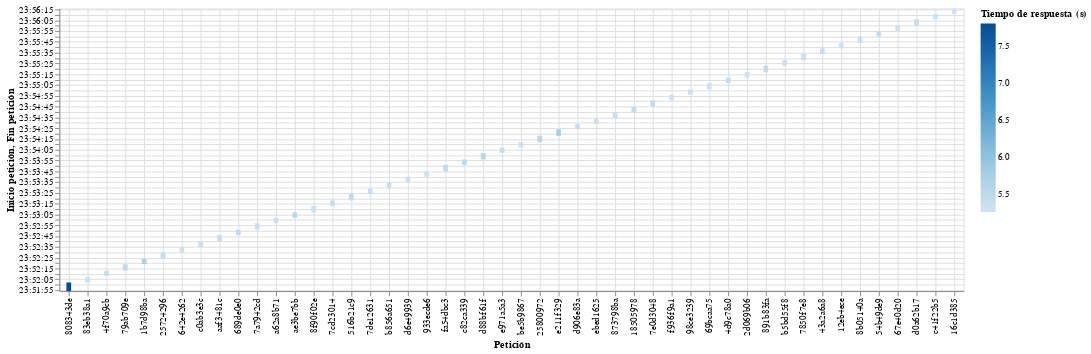

Notebook cell for this chart:
### Code cell
alt.Chart(data).mark_bar(size=5).encode(
    y=alt.Y('hoursminutesseconds(init)',title='Inicio petición', axis=alt.Axis(tickCount=data.shape[0],grid=True)),
    y2=alt.Y2('hoursminutesseconds(end)',title='Fin petición'),
    x=alt.X('id', sort=alt.SortField.from_dict({"field": "init", "order": "ascending"}), title='Petición'),
    color=alt.Color('elapsed', scale=alt.Scale(scheme='blues'), title='Tiempo de respuesta (s)')
).configure_axis(
    grid=True
)

### Figure 1 — Vega-Lite specification as saved in the notebook (floating-point values rounded to 4 significant figures)
{"config": {"view": {"continuousWidth": 400, "continuousHeight": 300}, "axis": {"grid": true}}, "data": {"name": "data-05a751487ec4bfa22949cde81c3f280d"}, "mark": {"type": "bar", "size": 5}, "encoding": {"color": {"type": "quantitative", "field": "elapsed", "scale": {"scheme": "blues"}, "title": "Tiempo de respuesta (s)"}, "x": {"type": "nominal", "field": "id", "sort": {"field": "init", "order": "ascending"}, "title": "Petición"}, "y": {"type": "temporal", "axis": {"grid": true, "tickCount": 48}, "field": "init", "timeUnit": "hoursminutesseconds", "title": "Inicio petición"}, "y2": {"field": "end", "timeUnit": "hoursminutesseconds", "title": "Fin petición"}}, "$schema": "https://vega.github.io/schema/vega-lite/v4.8.1.json", "datasets": {"data-05a751487ec4bfa22949cde81c3f280d": [{"ts": "2020-12-22T23:51:55.181000", "lt": 8.039, "init": "2020-12-22T23:51:54.767324", "end": "2020-12-22T23:52:02.576338", "detection": 5.732, "rekognition": 2.052, "processing": 0.024, "id": "808343de", "elapsed": 7.809}, {"ts": "2020-12-22T23:52:03.220000", "lt": 5.406, "init": "2020-12-22T23:52:02.640608", "end": "2020-12-22T23:52:07.982303", "detection": 3.302, "rekognition": 2.027, "processing": 0.01, "id": "83eb38a1", "elapsed": 5.342}, {"ts": "2020-12-22T23:52:08.626000", "lt": 5.861, "init": "2020-12-22T23:52:08.503246", "end": "2020-12-22T23:52:13.843136", "detection": 3.308, "rekognition": 2.021, "processing": 0.01, "id": "4f70a9cb", "elapsed": 5.34}, {"ts": "2020-12-22T23:51:58.517000", "lt": 75.39, "init": "2020-12-22T23:52:24.987909", "end": "2020-12-22T23:52:30.323782", "detection": 3.279, "rekognition": 2.047, "processing": 0.009, "id": "25724296", "elapsed": 5.336}, {"ts": "2020-12-22T23:51:57.264000", "lt": 76.65, "init": "2020-12-22T23:52:19.278906", "end": "2020-12-22T23:52:24.987049", "detection": 3.704, "rekognition": 1.994, "processing": 0.009, "id": "1b7d98ba", "elapsed": 5.708}, {"ts": "2020-12-22T23:51:56.015000", "lt": 77.9, "init": "2020-12-22T23:52:13.855648", "end": "2020-12-22T23:52:19.278105", "detection": 3.379, "rekognition": 2.032, "processing": 0.011, "id": "79ab709e", "elapsed": 5.422}, {"ts": "2020-12-22T23:51:58.933000", "lt": 74.98, "init": "2020-12-22T23:52:57.104506", "end": "2020-12-22T23:53:02.396245", "detection": 3.287, "rekognition": 1.995, "processing": 0.009, "id": "a62a8b71", "elapsed": 5.292}, {"ts": "2020-12-22T23:51:59.789000", "lt": 74.13, "init": "2020-12-22T23:52:30.324549", "end": "2020-12-22T23:52:35.619243", "detection": 3.29, "rekognition": 1.994, "processing": 0.009, "id": "642e4262", "elapsed": 5.295}, {"ts": "2020-12-22T23:51:58.099000", "lt": 75.81, "init": "2020-12-22T23:52:51.808528", "end": "2020-12-22T23:52:57.103721", "detection": 3.262, "rekognition": 2.024, "processing": 0.009, "id": "7a7942cd", "elapsed": 5.295}, {"ts": "2020-12-22T23:51:57.682000", "lt": 76.23, "init": "2020-12-22T23:53:02.397042", "end": "2020-12-22T23:53:07.950433", "detection": 3.279, "rekognition": 2.263, "processing": 0.01, "id": "ae3be7bb", "elapsed": 5.553}, {"ts": "2020-12-22T23:51:56.431000", "lt": 77.48, "init": "2020-12-22T23:53:07.951251", "end": "2020-12-22T23:53:13.265180", "detection": 3.302, "rekognition": 2.002, "processing": 0.009, "id": "8f90f02e", "elapsed": 5.314}, {"ts": "2020-12-22T23:51:55.599000", "lt": 78.31, "init": "2020-12-22T23:52:40.981633", "end": "2020-12-22T23:52:46.368309", "detection": 3.364, "rekognition": 2.012, "processing": 0.009, "id": "aaf3481c", "elapsed": 5.387}, {"ts": "2020-12-22T23:51:59.349000", "lt": 74.59, "init": "2020-12-22T23:52:46.369193", "end": "2020-12-22T23:52:51.807749", "detection": 3.282, "rekognition": 2.147, "processing": 0.009, "id": "689de0e0", "elapsed": 5.439}, {"ts": "2020-12-22T23:51:56.847000", "lt": 77.09, "init": "2020-12-22T23:52:35.619999", "end": "2020-12-22T23:52:40.980579", "detection": 3.272, "rekognition": 2.076, "processing": 0.011, "id": "c0ab3e3c", "elapsed": 5.361}, {"ts": "2020-12-22T23:52:14.488000", "lt": 64.86, "init": "2020-12-22T23:53:13.267472", "end": "2020-12-22T23:53:18.701058", "detection": 3.423, "rekognition": 2.001, "processing": 0.009, "id": "7cd23014", "elapsed": 5.434}, {"ts": "2020-12-22T23:53:13.914000", "lt": 10.88, "init": "2020-12-22T23:53:18.705072", "end": "2020-12-22T23:53:24.145800", "detection": 3.427, "rekognition": 2.003, "processing": 0.01, "id": "516b21c9", "elapsed": 5.441}, {"ts": "2020-12-22T23:53:13.936000", "lt": 16.46, "init": "2020-12-22T23:53:24.397115", "end": "2020-12-22T23:53:29.747898", "detection": 3.329, "rekognition": 2.011, "processing": 0.01, "id": "7de12631", "elapsed": 5.351}, {"ts": "2020-12-22T23:53:13.933000", "lt": 48.99, "init": "2020-12-22T23:53:40.424395", "end": "2020-12-22T23:53:45.718084", "detection": 3.283, "rekognition": 1.999, "processing": 0.01, "id": "933ecde6", "elapsed": 5.294}, {"ts": "2020-12-22T23:53:13.944000", "lt": 48.98, "init": "2020-12-22T23:53:51.187776", "end": "2020-12-22T23:53:56.685925", "detection": 3.303, "rekognition": 2.184, "processing": 0.01, "id": "c82ca339", "elapsed": 5.498}, {"ts": "2020-12-22T23:53:13.933000", "lt": 48.99, "init": "2020-12-22T23:53:45.718921", "end": "2020-12-22T23:53:51.186805", "detection": 3.295, "rekognition": 2.162, "processing": 0.01, "id": "fa54dbc3", "elapsed": 5.468}, {"ts": "2020-12-22T23:53:24.791000", "lt": 38.13, "init": "2020-12-22T23:53:56.686758", "end": "2020-12-22T23:54:02.271627", "detection": 3.297, "rekognition": 2.278, "processing": 0.009, "id": "d88bf61f", "elapsed": 5.585}, {"ts": "2020-12-22T23:53:13.935000", "lt": 48.98, "init": "2020-12-22T23:53:35.101772", "end": "2020-12-22T23:53:40.423552", "detection": 3.278, "rekognition": 2.033, "processing": 0.009, "id": "d6e49939", "elapsed": 5.322}, {"ts": "2020-12-22T23:53:13.933000", "lt": 48.98, "init": "2020-12-22T23:53:29.758783", "end": "2020-12-22T23:53:35.100768", "detection": 3.315, "rekognition": 2.017, "processing": 0.009, "id": "b856a651", "elapsed": 5.342}, {"ts": "2020-12-22T23:53:13.945000", "lt": 71.01, "init": "2020-12-22T23:54:18.536321", "end": "2020-12-22T23:54:24.307247", "detection": 3.45, "rekognition": 2.31, "processing": 0.009, "id": "e211f329", "elapsed": 5.771}, {"ts": "2020-12-22T23:53:13.943000", "lt": 71.02, "init": "2020-12-22T23:54:07.658964", "end": "2020-12-22T23:54:12.966752", "detection": 3.29, "rekognition": 2.008, "processing": 0.01, "id": "be5b9867", "elapsed": 5.308}, {"ts": "2020-12-22T23:53:13.933000", "lt": 71.03, "init": "2020-12-22T23:54:12.967552", "end": "2020-12-22T23:54:18.535464", "detection": 3.286, "rekognition": 2.271, "processing": 0.01, "id": "25800972", "elapsed": 5.568}, {"ts": "2020-12-22T23:53:13.914000", "lt": 71.04, "init": "2020-12-22T23:54:02.276351", "end": "2020-12-22T23:54:07.658206", "detection": 3.282, "rekognition": 2.089, "processing": 0.01, "id": "e971a5a3", "elapsed": 5.382}, {"ts": "2020-12-22T23:54:02.919000", "lt": 32.65, "init": "2020-12-22T23:54:29.639375", "end": "2020-12-22T23:54:34.922804", "detection": 3.264, "rekognition": 2.009, "processing": 0.009, "id": "ebed1625", "elapsed": 5.283}, {"ts": "2020-12-22T23:53:30.393000", "lt": 65.18, "init": "2020-12-22T23:54:24.310993", "end": "2020-12-22T23:54:29.638511", "detection": 3.301, "rekognition": 2.016, "processing": 0.01, "id": "d906e83a", "elapsed": 5.328}, {"ts": "2020-12-22T23:54:24.975000", "lt": 15.91, "init": "2020-12-22T23:54:34.926236", "end": "2020-12-22T23:54:40.236139", "detection": 3.273, "rekognition": 2.026, "processing": 0.01, "id": "873798ba", "elapsed": 5.31}, {"ts": "2020-12-22T23:54:02.919000", "lt": 43.67, "init": "2020-12-22T23:54:40.514143", "end": "2020-12-22T23:54:45.947812", "detection": 3.287, "rekognition": 2.136, "processing": 0.01, "id": "18505978", "elapsed": 5.434}, {"ts": "2020-12-22T23:54:24.958000", "lt": 59.1, "init": "2020-12-22T23:55:01.953230", "end": "2020-12-22T23:55:07.213952", "detection": 3.249, "rekognition": 2.001, "processing": 0.009, "id": "69bcaa75", "elapsed": 5.261}, {"ts": "2020-12-22T23:54:02.919000", "lt": 81.14, "init": "2020-12-22T23:54:45.956588", "end": "2020-12-22T23:54:51.392701", "detection": 3.327, "rekognition": 2.099, "processing": 0.009, "id": "7e0d3048", "elapsed": 5.436}, {"ts": "2020-12-22T23:54:02.920000", "lt": 81.14, "init": "2020-12-22T23:55:17.991155", "end": "2020-12-22T23:55:23.412380", "detection": 3.26, "rekognition": 2.151, "processing": 0.009, "id": "891b83fa", "elapsed": 5.421}, {"ts": "2020-12-22T23:54:40.884000", "lt": 43.18, "init": "2020-12-22T23:55:12.650389", "end": "2020-12-22T23:55:17.990388", "detection": 3.335, "rekognition": 1.994, "processing": 0.009, "id": "2d069b06", "elapsed": 5.34}, {"ts": "2020-12-22T23:54:24.958000", "lt": 59.1, "init": "2020-12-22T23:55:07.214705", "end": "2020-12-22T23:55:12.649513", "detection": 3.293, "rekognition": 2.124, "processing": 0.017, "id": "4d9c78a0", "elapsed": 5.435}, {"ts": "2020-12-22T23:54:02.919000", "lt": 81.14, "init": "2020-12-22T23:54:56.657059", "end": "2020-12-22T23:55:01.952381", "detection": 3.245, "rekognition": 2.04, "processing": 0.009, "id": "98ce3239", "elapsed": 5.295}, {"ts": "2020-12-22T23:54:02.919000", "lt": 81.14, "init": "2020-12-22T23:54:51.393557", "end": "2020-12-22T23:54:56.656275", "detection": 3.264, "rekognition": 1.989, "processing": 0.009, "id": "f936f9a1", "elapsed": 5.263}, {"ts": "2020-12-22T23:54:24.958000", "lt": 64.42, "init": "2020-12-22T23:55:23.416299", "end": "2020-12-22T23:55:28.729464", "detection": 3.308, "rekognition": 1.995, "processing": 0.01, "id": "b5bd55f8", "elapsed": 5.313}, {"ts": "2020-12-22T23:54:46.594000", "lt": 58.81, "init": "2020-12-22T23:55:34.065821", "end": "2020-12-22T23:55:39.487186", "detection": 3.313, "rekognition": 2.098, "processing": 0.009, "id": "43a2a6a8", "elapsed": 5.421}, {"ts": "2020-12-22T23:54:35.571000", "lt": 69.83, "init": "2020-12-22T23:55:28.734178", "end": "2020-12-22T23:55:34.064952", "detection": 3.295, "rekognition": 2.025, "processing": 0.01, "id": "7850f7e8", "elapsed": 5.331}, {"ts": "2020-12-22T23:55:24.063000", "lt": 21.34, "init": "2020-12-22T23:55:39.487995", "end": "2020-12-22T23:55:44.758338", "detection": 3.248, "rekognition": 2.012, "processing": 0.009, "id": "12eb4ece", "elapsed": 5.27}, {"ts": "2020-12-22T23:55:29.381000", "lt": 21.32, "init": "2020-12-22T23:55:44.760652", "end": "2020-12-22T23:55:50.047776", "detection": 3.275, "rekognition": 2.001, "processing": 0.009, "id": "8b05140a", "elapsed": 5.287}, {"ts": "2020-12-22T23:55:24.070000", "lt": 32.26, "init": "2020-12-22T23:55:50.276575", "end": "2020-12-22T23:55:55.685791", "detection": 3.403, "rekognition": 1.995, "processing": 0.01, "id": "54b49de9", "elapsed": 5.409}, {"ts": "2020-12-22T23:55:24.063000", "lt": 53.48, "init": "2020-12-22T23:56:00.967851", "end": "2020-12-22T23:56:06.331435", "detection": 3.364, "rekognition": 1.988, "processing": 0.009, "id": "d0a62b17", "elapsed": 5.364}, {"ts": "2020-12-22T23:55:24.063000", "lt": 53.48, "init": "2020-12-22T23:56:06.332244", "end": "2020-12-22T23:56:11.610048", "detection": 3.269, "rekognition": 1.997, "processing": 0.01, "id": "c41f22b5", "elapsed": 5.278}, {"ts": "2020-12-22T23:55:24.063000", "lt": 53.48, "init": "2020-12-22T23:56:11.610865", "end": "2020-12-22T23:56:16.892238", "detection": 3.269, "rekognition": 2.001, "processing": 0.01, "id": "16c1d385", "elapsed": 5.281}, {"ts": "2020-12-22T23:55:24.064000", "lt": 53.48, "init": "2020-12-22T23:55:55.690968", "end": "2020-12-22T23:56:00.966849", "detection": 3.261, "rekognition": 2.003, "processing": 0.011, "id": "67e40d20", "elapsed": 5.276}]}}
